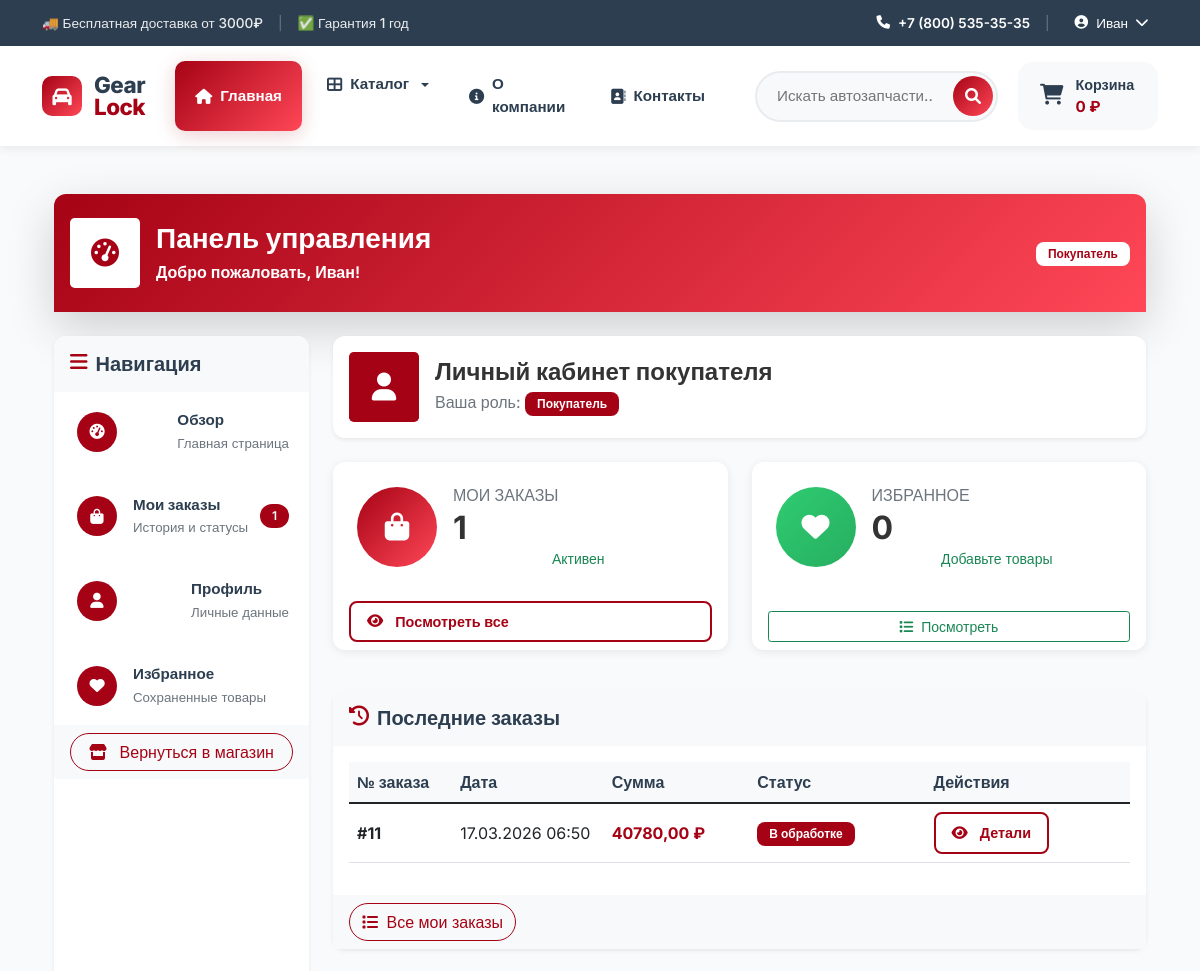
Before: /users/dashboard/ (signed in, upper part) with the older database file.
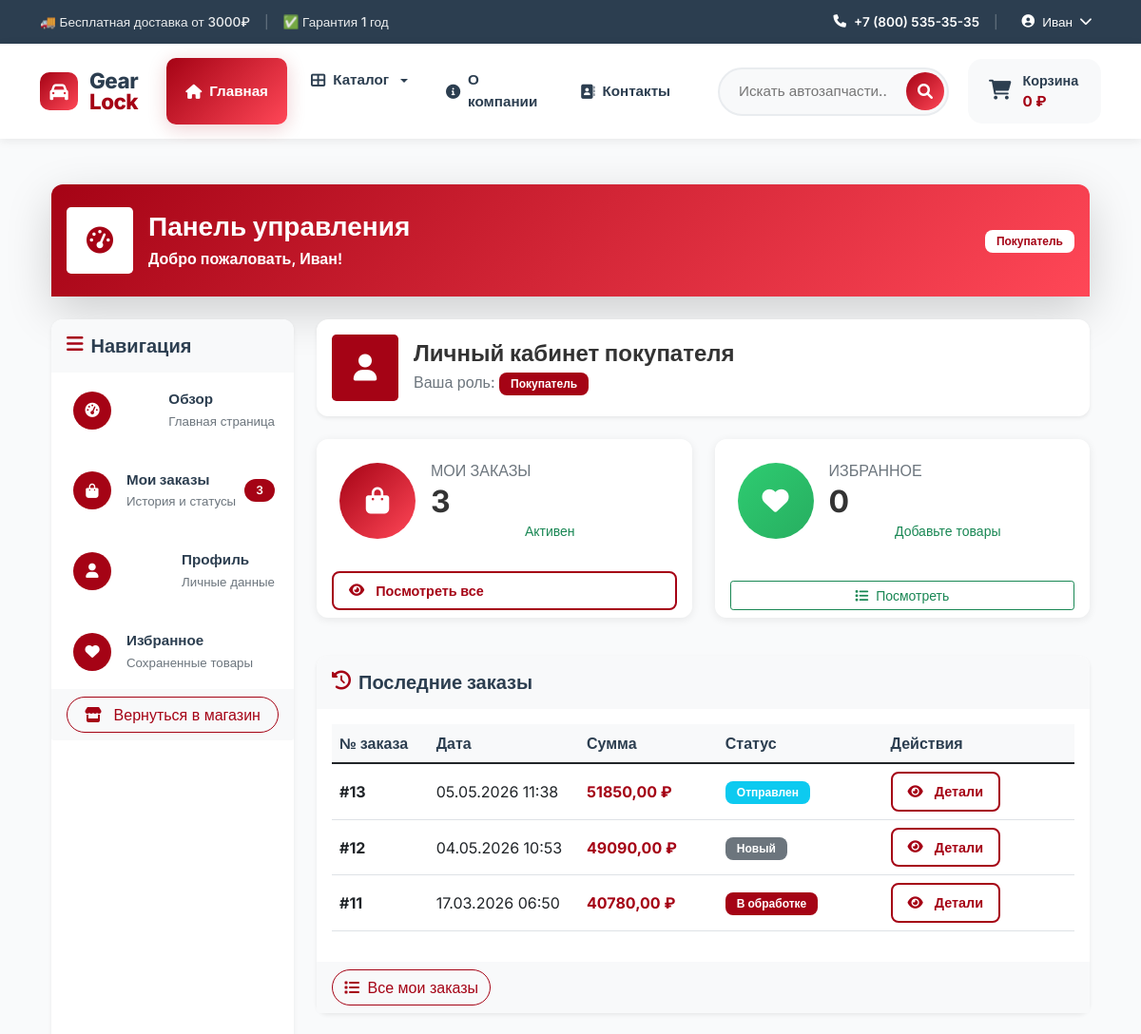
After: the same page with the newer database file.
### orders/models.py (models this page shows, shortened)
class Order(models.Model):
    STATUS_CHOICES = [
        ('new', 'Новый'),
        ('processing', 'В обработке'),
        ('shipped', 'Отправлен'),
        ('delivered', 'Доставлен'),
        ('cancelled', 'Отменен'),
    ]
    PAYMENT_CHOICES = [
        ('card', 'Карта онлайн'),
        ('cash', 'Наличные при получении'),
        ('bank', 'Банковский перевод'),
    ]
    user = models.ForeignKey(settings.AUTH_USER_MODEL,
                           on_delete=models.CASCADE,
                           related_name='orders', null=True, blank=True)
    email = models.EmailField('Email')
    phone = models.CharField('Телефон', max_length=20)
    first_name = models.CharField('Имя', max_length=100)
    last_name = models.CharField('Фамилия', max_length=100)
    address = models.TextField('Адрес доставки')
    city = models.CharField('Город', max_length=100)
    postal_code = models.CharField('Почтовый индекс', max_length=20)
    status = models.CharField('Статус', max_length=20,
                            choices=STATUS_CHOICES, default='new')
    payment_method = models.CharField('Способ оплаты', max_length=20,
                                    choices=PAYMENT_CHOICES)
    total_price = models.DecimalField('Общая сумма', max_digits=10,
                                    decimal_places=2)
    notes = models.TextField('Примечания', blank=True)
    created_at = models.DateTimeField('Дата создания', auto_now_add=True)
    updated_at = models.DateTimeField('Дата обновления', auto_now=True)
    class Meta:
        verbose_name = 'Заказ'
        verbose_name_plural = 'Заказы'
        ordering = ['-created_at']

### users/views.py (the view, shortened to what this page needs)
# urls.py: path('dashboard/', views.dashboard, name='dashboard'),
@login_required
def dashboard(request):
    context = {}
    user = request.user
    if user.role:
        is_customer = user.role.name == 'customer'
        is_manager = user.role.name == 'manager'
        is_content_manager = user.role.name == 'content_manager'
        is_admin = user.role.name == 'admin' or user.is_superuser
    else:
        is_customer = not user.is_staff and not user.is_superuser
        is_manager = user.is_staff and not user.is_superuser
        is_content_manager = user.is_staff and not user.is_superuser
        is_admin = user.is_superuser
    if is_customer:
        user_orders = Order.objects.filter(user=user)
        context['order_count'] = user_orders.count()
        context['recent_orders'] = user_orders.order_by('-created_at')[:5]
        context['user'] = user
        context['is_customer'] = True
    return render(request, 'users/dashboard.html', context)

### cart/cart.py (called while the page is built)
    def get_total_price(self):
        return sum(
            float(item['price']) * item['quantity']
            for item in self.cart.values()
        )

    def __len__(self):
        return sum(item['quantity'] for item in self.cart.values())

### cart/context_processors.py (called while the page is built)
def cart(request):
    return {'cart': Cart(request)}

### catalog/context_processors.py (called while the page is built)
def categories(request):
    main_categories = Category.objects.filter(
        parent__isnull=True
    ).exclude(
        slug=''
    ).exclude(
        slug__isnull=True
    ).prefetch_related('children').order_by('order', 'name')
    return {
        'categories': main_categories,
        'all_categories': Category.objects.exclude(slug='').exclude(slug__isnull=True)
    }

### users/models.py (called while the page is built)
    @property
    def is_customer(self):
        return self.role and self.role.name == 'customer'

    @property
    def is_manager(self):
        return self.role and self.role.name == 'manager'

    @property
    def is_content_manager(self):
        return self.role and self.role.name == 'content_manager'

    @property
    def is_admin_user(self):
        return self.role and self.role.name == 'admin'

### templates/users/dashboard.html (shortened to what the changed rows need)
{% extends 'base.html' %}
{% block content %}
<div class="container py-4">
    <div class="row mb-4">
        <div class="col-12">
            <div class="card border-0 shadow-lg">
                <div class="card-header bg-primary-gradient text-white py-4">
                    <div class="d-flex justify-content-between align-items-center">
                        <div class="d-flex align-items-center">
                            <div>
                                <h1 class="h3 fw-bold mb-1">Панель управления</h1>
                            </div>
                        </div>
                    </div>
                </div>
            </div>
        </div>
    </div>
    <div class="row">
        <div class="col-lg-3 mb-4">
            <div class="card border-0 shadow-sm h-100">
                <div class="list-group list-group-flush">
                    {% if user.is_customer %}
                        <a href="{% url 'orders:order_list' %}"
                           class="list-group-item list-group-item-action d-flex align-items-center">
                            <div class="icon-sm bg-primary bg-opacity-10  rounded-circle me-3">
                                <i class="fas fa-shopping-bag"></i>
                            </div>
                            <div class="flex-grow-1">
                                <div class="fw-bold">Мои заказы</div>
                                <small class="text-muted">История и статусы</small>
                            </div>
                            {% if order_count > 0 %}
                            <span class="badge bg-primary rounded-pill">{{ order_count }}</span>
                            {% endif %}
                        </a>
                    {% endif %}
                </div>
            </div>
        </div>
        <div class="col-lg-9">
            <div class="card border-0 shadow-sm mb-4">
                <div class="card-body">
                    <div class="d-flex align-items-center">
                        <div>
                            <h2 class="h4 fw-bold mb-1">
                                {% if user.is_customer %}
                                    Личный кабинет покупателя
                                {% elif user.is_manager %}
                                    Панель менеджера
                                {% elif user.is_content_manager %}
                                    Панель контент-менеджера
                                {% elif user.is_admin_user %}
                                    Панель администратора
                                {% endif %}
                            </h2>
                        </div>
                    </div>
                </div>
            </div>
            {% if user.is_customer %}
                <div class="row mb-4">
                    <div class="col-md-6 mb-3">
                        <div class="card border-0 shadow-hover h-100">
                            <div class="card-body p-4">
                                <div class="d-flex align-items-center">
                                    <div class="flex-shrink-0">
                                        <div class="icon-xl bg-primary-gradient text-white rounded-circle">
                                            <i class="fas fa-shopping-bag fs-3"></i>
                                        </div>
                                    </div>
                                    <div class="flex-grow-1 ms-3">
                                        <h6 class="text-muted text-uppercase mb-1">Мои заказы</h6>
                                        <h2 class="fw-bold mb-0">{{ order_count|default:"0" }}</h2>
                                        <small class="text-success">
                                            {% if recent_orders %}Активен{% else %}Еще нет заказов{% endif %}
                                        </small>
                                    </div>
                                </div>
                            </div>
                            <div class="card-footer bg-transparent border-0">
                                <a href="{% url 'orders:order_list' %}" class="btn btn-sm btn-outline-primary w-100">
                                    <i class="fas fa-eye me-1"></i> Посмотреть все
                                </a>
                            </div>
                        </div>
                    </div>
                    <div class="col-md-6 mb-3">
                        <div class="card border-0 shadow-hover h-100">
                            <div class="card-body p-4">
                                <div class="d-flex align-items-center">
                                    <div class="flex-shrink-0">
                                        <div class="icon-xl bg-success-gradient text-white rounded-circle">
                                            <i class="fas fa-heart fs-3"></i>
                                        </div>
                                    </div>
                                    <div class="flex-grow-1 ms-3">
                                        <h6 class="text-muted text-uppercase mb-1">Избранное</h6>
                                        <h2 class="fw-bold mb-0">{{ wishlist_count|default:"0" }}</h2>
                                        <small class="text-success">
                                            {% if wishlist_count %}Сохранили{% else %}Добавьте товары{% endif %}
                                        </small>
                                    </div>
                                </div>
                            </div>
                            <div class="card-footer bg-transparent border-0">
                                <a href="#" class="btn btn-sm btn-outline-success w-100">
                                    <i class="fas fa-list me-1"></i> Посмотреть
                                </a>
                            </div>
                        </div>
                    </div>
                </div>
                {% if recent_orders %}
                <div class="card border-0 shadow-sm mb-4">
                    <div class="card-header bg-light border-0 py-3">
                        <h5 class="fw-bold mb-0">
                            <i class="fas fa-history text-about me-2"></i>
                            Последние заказы
                        </h5>
                    </div>
                    <div class="card-body">
                        <div class="table-responsive">
                            <table class="table table-hover align-middle">
                                <thead class="table-light">
                                    <tr>
                                        <th class="border-0">№ заказа</th>
                                        <th class="border-0">Дата</th>
                                        <th class="border-0">Сумма</th>
                                        <th class="border-0">Статус</th>
                                        <th class="border-0">Действия</th>
                                    </tr>
                                </thead>
                                <tbody>
                                    {% for order in recent_orders %}
                                    <tr class="hover-row">
                                        <td class="fw-bold">#{{ order.id }}</td>
                                        <td>{{ order.created_at|date:"d.m.Y H:i" }}</td>
                                        <td class="fw-bold text-about">{{ order.total_price }} ₽</td>
                                        <td>
                                            <span class="badge
                                                {% if order.status == 'completed' %}bg-success
                                                {% elif order.status == 'processing' %}bg-primary
                                                {% elif order.status == 'shipped' %}bg-info
                                                {% elif order.status == 'cancelled' %}bg-danger
                                                {% else %}bg-secondary{% endif %}">
                                                {{ order.get_status_display }}
                                            </span>
                                        </td>
                                        <td>
                                            <a href="{% url 'orders:order_detail' order.id %}"
                                               class="btn btn-sm btn-outline-primary">
                                                <i class="fas fa-eye me-1"></i> Детали
                                            </a>
                                        </td>
                                    </tr>
                                    {% endfor %}
                                </tbody>
                            </table>
                        </div>
                    </div>
                    <div class="card-footer bg-light border-0">
                        <a href="{% url 'orders:order_list' %}" class="btn btn-outline-about">
                            <i class="fas fa-list me-1"></i> Все мои заказы
                        </a>
                    </div>
                </div>
                {% endif %}
            {% endif %}
        </div>
    </div>
</div>
{% endblock %}

Changed rows visible on the page:
added Order: id "13", created_at "05.05.2026 11:38", total_price "51850,00", status "Отправлен"
added Order: id "12", created_at "04.05.2026 10:53", total_price "49090,00", status "Новый"
Other visible differences:
{{ order_count }}: "1" → "3"
{{ order_count|default:"0" }}: "1" → "3"
